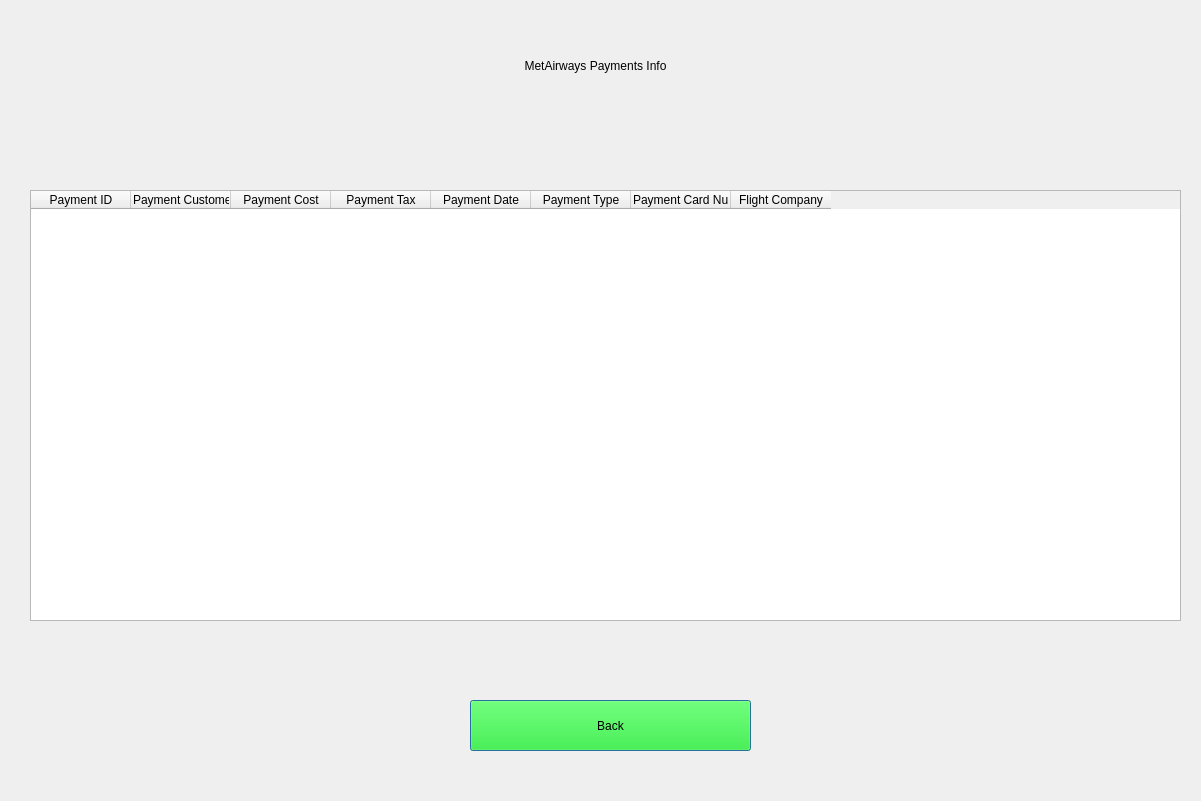
<?xml version="1.0" encoding="UTF-8"?>
<ui version="4.0">
 <class>Dialog</class>
 <widget class="QDialog" name="Dialog">
  <property name="geometry">
   <rect>
    <x>0</x>
    <y>0</y>
    <width>1201</width>
    <height>801</height>
   </rect>
  </property>
  <property name="windowTitle">
   <string>Dialog</string>
  </property>
  <widget class="QTableWidget" name="Payments_Info_TableWidget">
   <property name="geometry">
    <rect>
     <x>30</x>
     <y>190</y>
     <width>1151</width>
     <height>431</height>
    </rect>
   </property>
   <column>
    <property name="text">
     <string>Payment ID</string>
    </property>
   </column>
   <column>
    <property name="text">
     <string>Payment Customer ID</string>
    </property>
    <property name="textAlignment">
     <set>AlignLeading|AlignVCenter</set>
    </property>
   </column>
   <column>
    <property name="text">
     <string>Payment Cost</string>
    </property>
   </column>
   <column>
    <property name="text">
     <string>Payment Tax</string>
    </property>
   </column>
   <column>
    <property name="text">
     <string>Payment Date</string>
    </property>
   </column>
   <column>
    <property name="text">
     <string>Payment Type</string>
    </property>
   </column>
   <column>
    <property name="text">
     <string>Payment Card Number</string>
    </property>
    <property name="textAlignment">
     <set>AlignLeading|AlignVCenter</set>
    </property>
   </column>
   <column>
    <property name="text">
     <string>Flight Company</string>
    </property>
   </column>
  </widget>
  <widget class="QPushButton" name="Back_Button">
   <property name="geometry">
    <rect>
     <x>470</x>
     <y>700</y>
     <width>281</width>
     <height>51</height>
    </rect>
   </property>
   <property name="styleSheet">
    <string notr="true">font: 16pt &quot;MS Shell Dlg 2&quot;;
background-color: rgb(0, 255, 0);
</string>
   </property>
   <property name="text">
    <string>Back</string>
   </property>
  </widget>
  <widget class="QLabel" name="label">
   <property name="geometry">
    <rect>
     <x>310</x>
     <y>130</y>
     <width>551</width>
     <height>31</height>
    </rect>
   </property>
   <property name="styleSheet">
    <string notr="true">font: 10pt &quot;MS Shell Dlg 2&quot;;
color: rgb(255, 0, 0);</string>
   </property>
   <property name="text">
    <string/>
   </property>
   <property name="alignment">
    <set>Qt::AlignCenter</set>
   </property>
  </widget>
  <widget class="QLabel" name="HeaderLabel">
   <property name="geometry">
    <rect>
     <x>210</x>
     <y>30</y>
     <width>771</width>
     <height>71</height>
    </rect>
   </property>
   <property name="styleSheet">
    <string notr="true">
font: 36pt &quot;MS Shell Dlg 2&quot;;</string>
   </property>
   <property name="text">
    <string>MetAirways Payments Info</string>
   </property>
   <property name="alignment">
    <set>Qt::AlignCenter</set>
   </property>
  </widget>
 </widget>
 <resources/>
 <connections/>
</ui>
